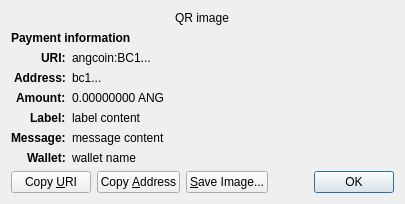
<?xml version="1.0" encoding="UTF-8"?>
<ui version="4.0">
 <class>ReceiveRequestDialog</class>
 <widget class="QDialog" name="ReceiveRequestDialog">
  <property name="geometry">
   <rect>
    <x>0</x>
    <y>0</y>
    <width>413</width>
    <height>229</height>
   </rect>
  </property>
  <property name="windowTitle">
   <string>Request payment to ...</string>
  </property>
  <layout class="QGridLayout" name="gridLayout" columnstretch="0,1">
   <property name="sizeConstraint">
    <enum>QLayout::SetFixedSize</enum>
   </property>
   <item row="0" column="0" colspan="2" alignment="Qt::AlignHCenter">
    <widget class="QRImageWidget" name="qr_code">
     <property name="text">
      <string notr="true">QR image</string>
     </property>
     <property name="textInteractionFlags">
      <set>Qt::NoTextInteraction</set>
     </property>
    </widget>
   </item>
   <item row="1" column="0" colspan="2">
    <widget class="QLabel" name="payment_header">
     <property name="font">
      <font>
       <weight>75</weight>
       <bold>true</bold>
      </font>
     </property>
     <property name="text">
      <string>Payment information</string>
     </property>
     <property name="textInteractionFlags">
      <set>Qt::NoTextInteraction</set>
     </property>
    </widget>
   </item>
   <item row="2" column="0" alignment="Qt::AlignRight|Qt::AlignTop">
    <widget class="QLabel" name="uri_tag">
     <property name="font">
      <font>
       <weight>75</weight>
       <bold>true</bold>
      </font>
     </property>
     <property name="text">
      <string notr="true">URI:</string>
     </property>
     <property name="textFormat">
      <enum>Qt::PlainText</enum>
     </property>
     <property name="textInteractionFlags">
      <set>Qt::NoTextInteraction</set>
     </property>
    </widget>
   </item>
   <item row="2" column="1" alignment="Qt::AlignTop">
    <widget class="QLabel" name="uri_content">
     <property name="text">
      <string notr="true">angcoin:BC1...</string>
     </property>
     <property name="textFormat">
      <enum>Qt::RichText</enum>
     </property>
     <property name="wordWrap">
      <bool>true</bool>
     </property>
     <property name="textInteractionFlags">
      <set>Qt::TextSelectableByMouse</set>
     </property>
    </widget>
   </item>
   <item row="3" column="0" alignment="Qt::AlignRight|Qt::AlignTop">
    <widget class="QLabel" name="address_tag">
     <property name="font">
      <font>
       <weight>75</weight>
       <bold>true</bold>
      </font>
     </property>
     <property name="text">
      <string>Address:</string>
     </property>
     <property name="textInteractionFlags">
      <set>Qt::NoTextInteraction</set>
     </property>
    </widget>
   </item>
   <item row="3" column="1" alignment="Qt::AlignTop">
    <widget class="QLabel" name="address_content">
     <property name="text">
      <string notr="true">bc1...</string>
     </property>
     <property name="textFormat">
      <enum>Qt::PlainText</enum>
     </property>
     <property name="textInteractionFlags">
      <set>Qt::TextSelectableByMouse</set>
     </property>
    </widget>
   </item>
   <item row="4" column="0" alignment="Qt::AlignRight|Qt::AlignTop">
    <widget class="QLabel" name="amount_tag">
     <property name="font">
      <font>
       <weight>75</weight>
       <bold>true</bold>
      </font>
     </property>
     <property name="text">
      <string>Amount:</string>
     </property>
     <property name="textInteractionFlags">
      <set>Qt::NoTextInteraction</set>
     </property>
    </widget>
   </item>
   <item row="4" column="1" alignment="Qt::AlignTop">
    <widget class="QLabel" name="amount_content">
     <property name="text">
      <string notr="true">0.00000000 ANG</string>
     </property>
     <property name="textFormat">
      <enum>Qt::PlainText</enum>
     </property>
     <property name="textInteractionFlags">
      <set>Qt::TextSelectableByMouse</set>
     </property>
    </widget>
   </item>
   <item row="5" column="0" alignment="Qt::AlignRight|Qt::AlignTop">
    <widget class="QLabel" name="label_tag">
     <property name="font">
      <font>
       <weight>75</weight>
       <bold>true</bold>
      </font>
     </property>
     <property name="text">
      <string>Label:</string>
     </property>
     <property name="textInteractionFlags">
      <set>Qt::NoTextInteraction</set>
     </property>
    </widget>
   </item>
   <item row="5" column="1" alignment="Qt::AlignTop">
    <widget class="QLabel" name="label_content">
     <property name="text">
      <string notr="true">label content</string>
     </property>
     <property name="textFormat">
      <enum>Qt::PlainText</enum>
     </property>
     <property name="wordWrap">
      <bool>true</bool>
     </property>
     <property name="textInteractionFlags">
      <set>Qt::TextSelectableByMouse</set>
     </property>
    </widget>
   </item>
   <item row="6" column="0" alignment="Qt::AlignRight|Qt::AlignTop">
    <widget class="QLabel" name="message_tag">
     <property name="font">
      <font>
       <weight>75</weight>
       <bold>true</bold>
      </font>
     </property>
     <property name="text">
      <string>Message:</string>
     </property>
     <property name="textInteractionFlags">
      <set>Qt::NoTextInteraction</set>
     </property>
    </widget>
   </item>
   <item row="6" column="1" alignment="Qt::AlignTop">
    <widget class="QLabel" name="message_content">
     <property name="text">
      <string notr="true">message content</string>
     </property>
     <property name="textFormat">
      <enum>Qt::PlainText</enum>
     </property>
     <property name="wordWrap">
      <bool>true</bool>
     </property>
     <property name="textInteractionFlags">
      <set>Qt::TextSelectableByMouse</set>
     </property>
    </widget>
   </item>
   <item row="7" column="0" alignment="Qt::AlignRight|Qt::AlignTop">
    <widget class="QLabel" name="wallet_tag">
     <property name="font">
      <font>
       <weight>75</weight>
       <bold>true</bold>
      </font>
     </property>
     <property name="text">
      <string>Wallet:</string>
     </property>
     <property name="textInteractionFlags">
      <set>Qt::NoTextInteraction</set>
     </property>
    </widget>
   </item>
   <item row="7" column="1" alignment="Qt::AlignTop">
    <widget class="QLabel" name="wallet_content">
     <property name="text">
      <string notr="true">wallet name</string>
     </property>
     <property name="textFormat">
      <enum>Qt::PlainText</enum>
     </property>
     <property name="wordWrap">
      <bool>true</bool>
     </property>
     <property name="textInteractionFlags">
      <set>Qt::TextSelectableByMouse</set>
     </property>
    </widget>
   </item>
   <item row="8" column="0" colspan="2">
    <layout class="QHBoxLayout" name="horizontalLayout">
     <item>
      <widget class="QPushButton" name="btnCopyURI">
       <property name="text">
        <string>Copy &amp;URI</string>
       </property>
       <property name="autoDefault">
        <bool>false</bool>
       </property>
      </widget>
     </item>
     <item>
      <widget class="QPushButton" name="btnCopyAddress">
       <property name="text">
        <string>Copy &amp;Address</string>
       </property>
       <property name="autoDefault">
        <bool>false</bool>
       </property>
      </widget>
     </item>
     <item>
      <widget class="QPushButton" name="btnSaveAs">
       <property name="text">
        <string>&amp;Save Image...</string>
       </property>
       <property name="autoDefault">
        <bool>false</bool>
       </property>
      </widget>
     </item>
     <item>
      <spacer name="horizontalSpacer_2">
       <property name="orientation">
        <enum>Qt::Horizontal</enum>
       </property>
       <property name="sizeHint" stdset="0">
        <size>
         <width>40</width>
         <height>20</height>
        </size>
       </property>
      </spacer>
     </item>
     <item>
      <widget class="QDialogButtonBox" name="buttonBox">
       <property name="focusPolicy">
        <enum>Qt::StrongFocus</enum>
       </property>
       <property name="standardButtons">
        <set>QDialogButtonBox::Ok</set>
       </property>
      </widget>
     </item>
    </layout>
   </item>
  </layout>
 </widget>
 <customwidgets>
  <customwidget>
   <class>QRImageWidget</class>
   <extends>QLabel</extends>
   <header>qt/qrimagewidget.h</header>
  </customwidget>
 </customwidgets>
 <tabstops>
  <tabstop>buttonBox</tabstop>
  <tabstop>btnCopyURI</tabstop>
  <tabstop>btnCopyAddress</tabstop>
  <tabstop>btnSaveAs</tabstop>
 </tabstops>
 <resources/>
 <connections>
  <connection>
   <sender>buttonBox</sender>
   <signal>accepted()</signal>
   <receiver>ReceiveRequestDialog</receiver>
   <slot>accept()</slot>
   <hints>
    <hint type="sourcelabel">
     <x>135</x>
     <y>230</y>
    </hint>
    <hint type="destinationlabel">
     <x>135</x>
     <y>126</y>
    </hint>
   </hints>
  </connection>
 </connections>
</ui>
